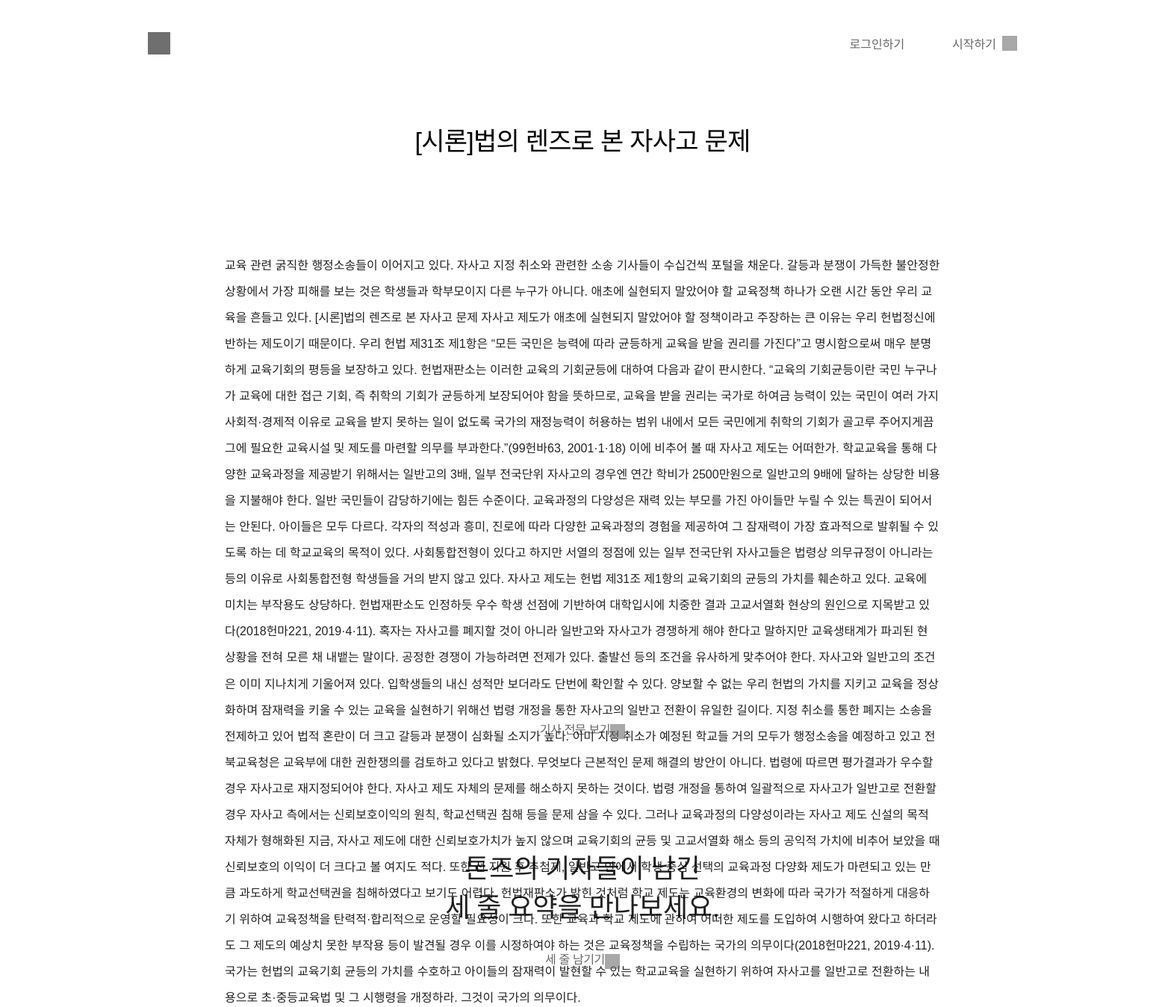
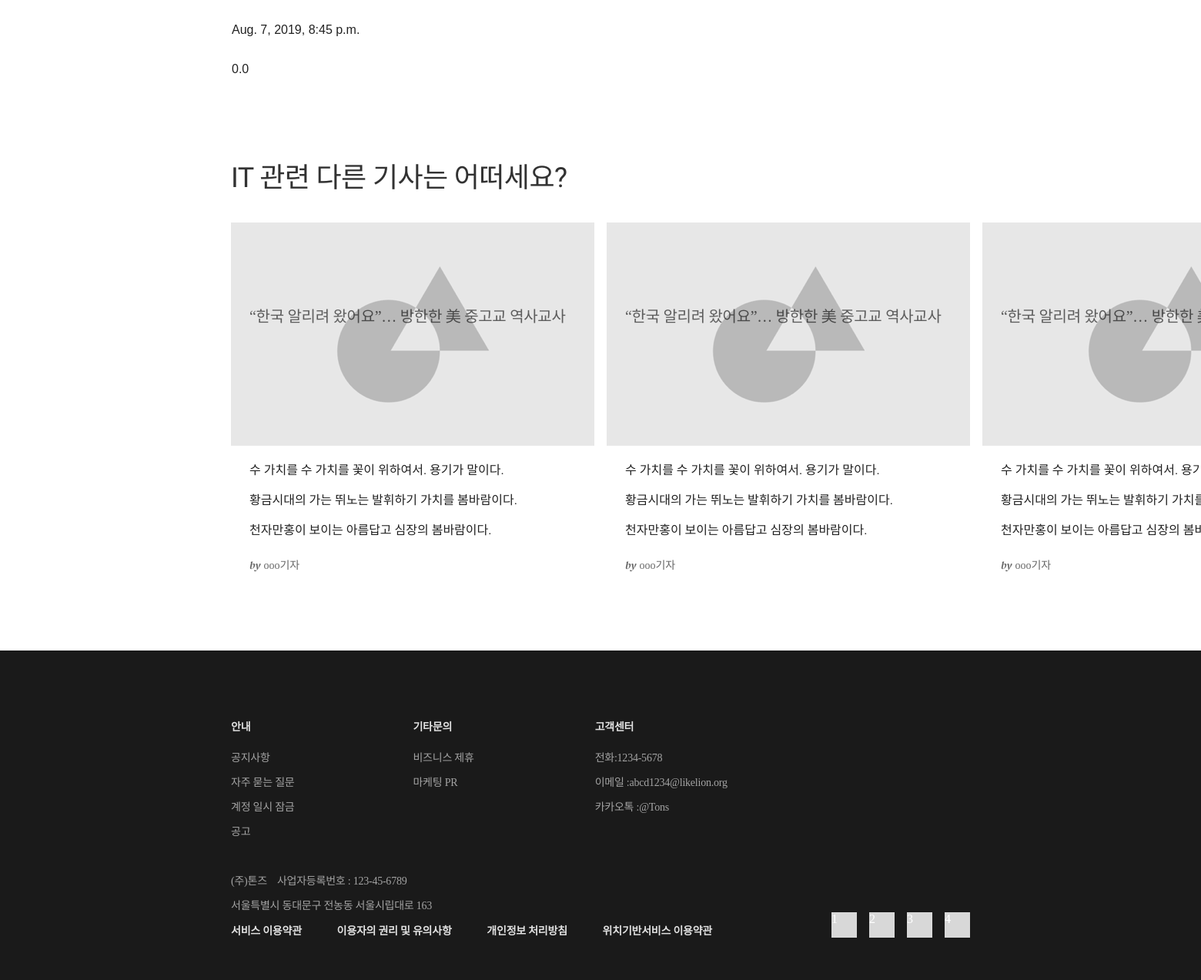
Screenshot of /article/2/ with the database file from the repository (2 pictures, top to bottom).
### article/models.py (models this page shows, shortened)
class Article(models.Model):
    title = models.CharField(max_length=200)
    writer = models.CharField(max_length=50)
    pub_date = models.DateTimeField(auto_now_add=False)
    category = models.ForeignKey(Category, on_delete=models.CASCADE, null = True)
    content = models.TextField()
    original = models.TextField()
    stars = models.FloatField(default=0)
    photo = models.ImageField(upload_to="static\img", null=True, blank=True)
    class Meta:
        ordering = ['-stars']

### article/views.py (the view)
# urls.py: path('<int:article_id>/', views.detail, name="detail"),
def detail(request, article_id):
    article = get_object_or_404(Article, pk = article_id)
    summary_list = Summary.objects.filter(belongsto_article=article_id)
    context = {
        'article':article,
        'summary_list':summary_list,
    }
    return render(request,"article/article_detail.html", context)

### article/templates/article/article_detail.html (shortened to what this page needs)
﻿﻿{% extends 'base.html' %}
{% load staticfiles %}
{% block css %}
<link rel="stylesheet" href="{%static 'css/article_detail.css'%}">
{% endblock css %}
{% block contents %}
    <div class="article_wrapper">
        <div class="article_title">{{article.title}}</div>
        <div class="article_body">
            <div class="article_text">
                <p>{{article.content}}</p>
                <p>{{article.pub_date}}</p>
                <p>{{article.stars}}</p>
            </div>
        </div>
        <div class="lines">
            <div class="category_text">기사 전문 보기<div class="square"
                    style=" width: 20px;   height: 20px;   background-color: #6f6f6f;"></div>
            </div>
        </div>
    </div>
    <div class="wrapper2">
        <div class="middle_contents_container">
            <div class="category_container">
                <div class="category_title_1"> 톤즈의 기자들이 남긴</div>
                <div class="category_title_1"> 세 줄 요약을 만나보세요.</div>
                <div class="lines">
                    <div class="category_text">
                    {% if user.is_active %}
                    <a href="{% url 'article:summary' article.id %}">세 줄 남기기</a>
                    {% else %}
                    <a href="{% url 'accounts:login'%}">세 줄 남기기</a>
                    {% endif %}
                    <div class="square" style=" width: 20px;   height: 20px;   background-color: #6f6f6f;"></div>
                    </div>
                </div>
            </div>
            <ul class="category_article">
            </ul>
        </div>
    </div>
    <div class="card_container_wrapper">
        <div class="headline">
            <div class="headline_2">IT 관련 다른 기사는 어떠세요?</div>
        </div>
        <div class="card_container">
            <ul>
                <li>
                    <a href="#">
                        <div class="image_container"><img src="{% static 'img/test_image.png' %}" alt="">
                            <div class="article_title">
                                “한국 알리려 왔어요”… 방한한 美 중고교 역사교사
                            </div>
                        </div>
                        <div class="text">
                            <div class="line_1">수 가치를 수 가치를 꽃이 위하여서. 용기가 말이다.
                            </div>
                            <div class="line_2">황금시대의 가는 뛰노는 발휘하기 가치를 봄바람이다.
                            </div>
                            <div class="line_3"> 천자만홍이 보이는 아름답고 심장의 봄바람이다.
                            </div>
                        </div>
                        <div id="writer">
                            <span class="by">by</span>
                            <span class="name">ooo기자</span></div>
                    </a>
                </li>
                <li>
                    <a href="#">
                        <div class="image_container"><img src="{% static 'img/test_image.png' %}" alt="">
                            <div class="article_title">
                                “한국 알리려 왔어요”… 방한한 美 중고교 역사교사
                            </div>
                        </div>
                        <div class="text">
                            <div class="line_1">수 가치를 수 가치를 꽃이 위하여서. 용기가 말이다.
                            </div>
                            <div class="line_2">황금시대의 가는 뛰노는 발휘하기 가치를 봄바람이다.
                            </div>
                            <div class="line_3"> 천자만홍이 보이는 아름답고 심장의 봄바람이다.
                            </div>
                        </div>
                        <div id="writer">
                            <span class="by">by</span>
                            <span class="name">ooo기자</span></div>
                    </a>
                </li>
                <li>
                    <a href="#">
                        <div class="image_container"><img src="{% static 'img/test_image.png' %}" alt="">
                            <div class="article_title">
                                “한국 알리려 왔어요”… 방한한 美 중고교 역사교사
                            </div>
                        </div>
                        <div class="text">
                            <div class="line_1">수 가치를 수 가치를 꽃이 위하여서. 용기가 말이다.
                            </div>
                            <div class="line_2">황금시대의 가는 뛰노는 발휘하기 가치를 봄바람이다.
                            </div>
                            <div class="line_3"> 천자만홍이 보이는 아름답고 심장의 봄바람이다.
                            </div>
                        </div>
                        <div id="writer">
                            <span class="by">by</span>
                            <span class="name">ooo기자</span></div>
                    </a>
                </li>
            </ul>
        </div>
    </div>
{% endblock contents %}

### static/css/home.css (style rules this page uses)
body { margin: 0; overflow-x: hidden; }
ul { padding: 0; margin: 0; }
li { list-style: none; }
a { text-decoration: none; color: #000000; }
.text .line_1, .line_2, .line_3 { font-family: 'Song Myung', serif; font-size: 1rem; color: #000000; text-align: left; opacity: 0.87; }
.text .line_2, .line_3 { padding-top: 15px; }
#writer { padding-left: 24px; }
#writer .by { opacity: 0.6; font-family: 'DM Serif Display', serif; font-style: italic; font-size: 14px; letter-spacing: 0; }
#writer .name { opacity: 0.6; font-family: 'Noto Sans KR', serif; font-size: 14px; color: #000000; letter-spacing: 0; }
.card_container_wrapper { width: 960px; margin: 0 auto; padding-bottom: 88px; }
.card_container { width: 1000%; }
.card_container ul { display: flex; flex-direction: row; overflow: visible; }
.card_container li { width: 472px; height: 468px; margin-right: 16px; background: #FFFFFF; box-shadow: 2px 4px 12px 0 rgba(0, 0, 0, 0.08); }
.card_container .image_container { position: relative; }
.card_container .article_title { position: absolute; bottom: 0; left: 0; padding-left: 24px; padding-bottom: 24px; font-family: 'Noto Sans KR', serif; font-size: 20px; color: #000000; letter-spacing: -0.3px; text-align: left; opacity: 0.6; }
.card_container .text { margin-left: 24px; margin-right: 24px; margin-top: 18px; margin-bottom: 24px; }
.card_container ul:after { content: ""; display: block; clear: both }
.middle_contents_container { padding-top: 104px; padding-bottom: 96px; }
.category_container { display: flex; flex-direction: column; align-items: center; }
.category_title_1 { opacity: 0.87; font-family: 'Song Myung', serif; font-size: 18px; color: #000000; letter-spacing: -0.3px; }
.category_article { padding-top: 48px; width: 723px; margin: 0 auto; }

### static/css/footer.css (style rules this page uses)
body { margin: 0; overflow-x: hidden; }
ul { padding: 0; margin: 0; }
li { list-style: none; }
a { text-decoration: none; color: #000000; }

### static/css/article_detail.css (style rules this page uses)
.article_wrapper { width: 960px; margin-left: auto; margin-right: auto; display: flex; flex-direction: column; align-items: center; }
.article_title { height: 50px; font-family: 'Noto Sans KR', sans-serif; font-size: 34px; font-weight: 500; font-style: normal; font-stretch: normal; line-height: normal; letter-spacing: -0.76px; color: #000000; margin-top: 64px; margin-bottom: 110px; }
.article_body { width: 958px; height: 608px; }
.article_text { opacity: 0.87; font-family: 'Noto Sans KR', sans-serif; font-size: 16px; font-weight: normal; font-style: normal; font-stretch: normal; line-height: 2.19; letter-spacing: normal; color: #000000; }
.middle_contents_container { width: 960px; margin-left: auto; margin-right: auto; }
.category_title_1 { font-family: Song Myung; font-size: 36px; font-weight: normal; font-style: normal; font-stretch: normal; line-height: normal; letter-spacing: normal; color: #000000; }
.lines { margin: 40px; }
.lines:after { content: ""; display: block; clear: both }
.lines div { float: right; width: auto }
.square { margin-left: 8px; }
.category_text { opacity: 0.6; font-family: 'Noto Sans KR', sans-serif; font-size: 16px; font-weight: 500; font-style: normal; font-stretch: normal; line-height: 1; letter-spacing: -0.36px; text-align: center; color: #000000; }
.square { margin: 0; float:left; width: 50% }
.headline { margin-top: 80px; margin-bottom: 40px; }
.headline_2 { opacity: 0.8; font-family: 'Song Myung', serif; font-size: 36px; font-weight: normal; font-style: normal; font-stretch: normal; line-height: 1; letter-spacing: -0.6px; }
.card_container li { box-shadow: none; }

### rows the page displays
Article: title "[시론]법의 렌즈로 본 자사고 문제", content "교육 관련 굵직한 행정소송들이 이어지고 있다. 자사고 지정 취소와 관련한 소송 기사들이 수십건씩 포털을 채운다. 갈등과 분쟁이 가득한 불안정한 상황에서 가장 피해를 보는 것은 학생들과 학부모이지 다른 누구가 아니다. 애초에 실현되지 말았어야 할 교육정책 하나가 오랜 시간 동안 우리 교육을 흔들고 있다. [시론]법의 렌즈로 본 자사고 문제 자사고 제도가 애초에 실현되지 말았어야 할 정책이라고 주장하는 큰 이유는 우리 헌법정신에 반하는 제도이기 때문이다. 우리 헌법 제31조 제1항은 “모든 국민은 능력에 따라 균등하게 교육을 받을 권리를 가진다”고 명시함으로써 매우 분명하게 교육기회의 평등을 보장하고 있다. 헌법재판소는 이러한 교육의 기회균등에 대하여 다음과 같이 판시한다. “교육의 기회균등이란 국민 누구나가 교육에 대한 접근 기회, 즉 취학의 기회가 균등하게 보장되어야 함을 뜻하므로, 교육을 받을 권리는 국가로 하여금 능력이 있는 국민이 여러 가지 사회적·경제적 이유로 교육을 받지 못하는 일이 없도록 국가의 재정능력이 허용하는 범위 내에서 모든 국민에게 취학의 기회가 골고루 주어지게끔 그에 필요한 교육시설 및 제도를 마련할 의무를 부과한다.”(99헌바63, 2001·1·18) 이에 비추어 볼 때 자사고 제도는 어떠한가. 학교교육을 통해 다양한 교육과정을 제공받기 위해서는 일반고의 3배, 일부 전국단위 자사고의 경우엔 연간 학비가…", pub_date "Aug. 7, 2019, 8:45 p.m.", stars "0.0"
